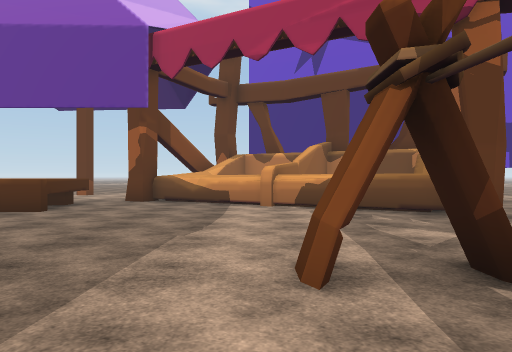
View 1 (above)

24 first-person views from a walk through a scene from a Unity 3-D project. The camera is 1.4 m above the floor, looks level and sees 70° across. The floor is counted in squares, 2 m on a side. Each view is taken from the middle of a square. On the plan, view 1 faces up. The plan holds only what a view shows up to about 11 squares ahead; the rest is blank. The place goes on beyond the plan. The player character is not drawn. Some surface patterns are stand-ins.

View 2
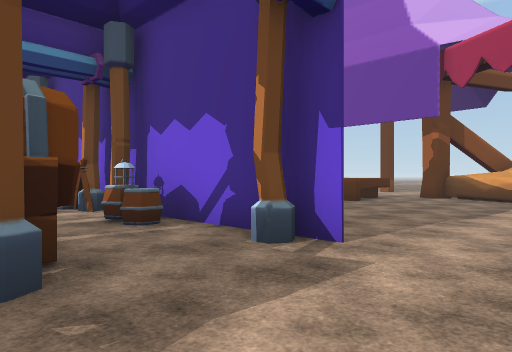

View 3
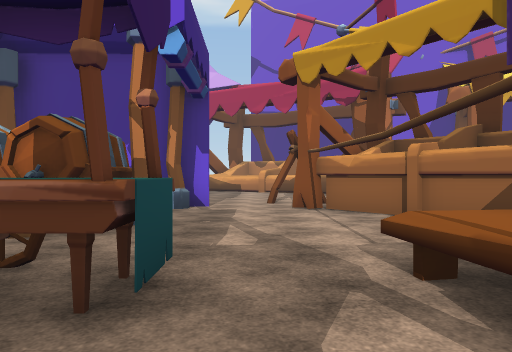

View 4
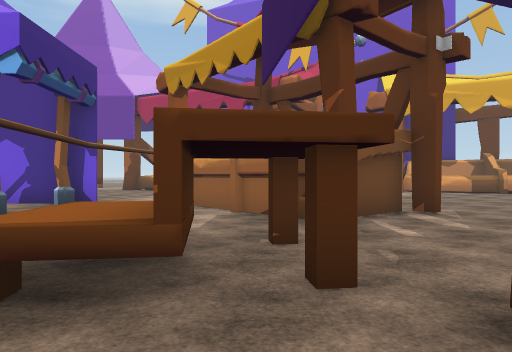

View 5
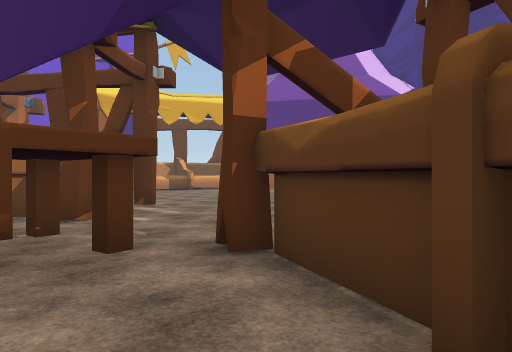

View 6
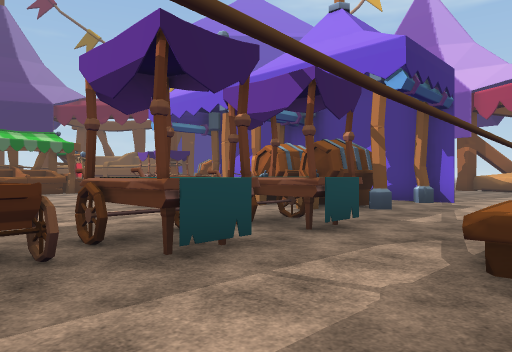

View 7
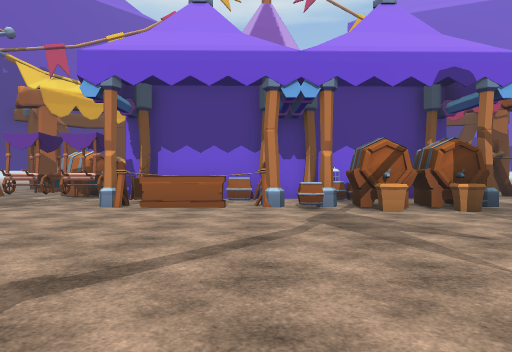

View 8
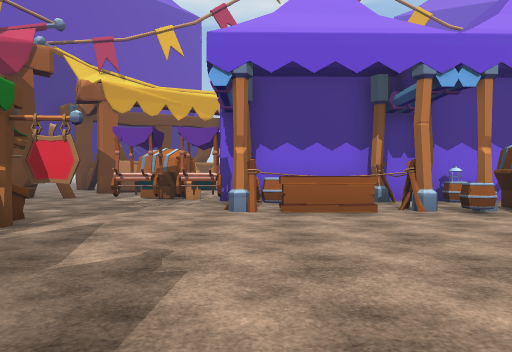

View 9
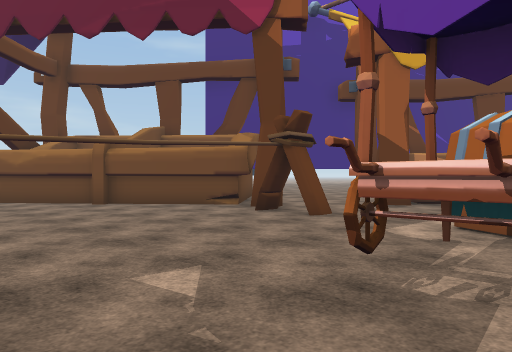

View 10
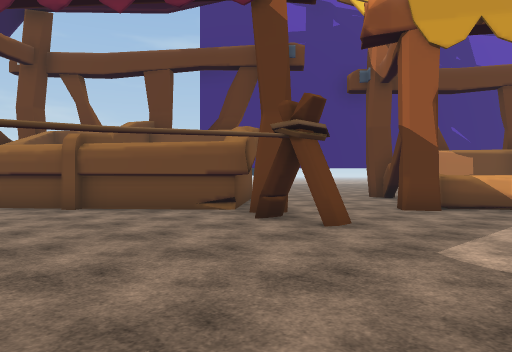

View 11
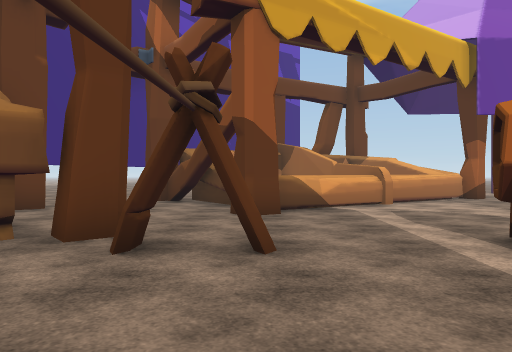

View 12
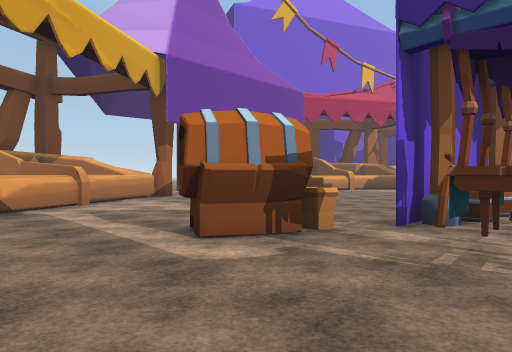

View 13
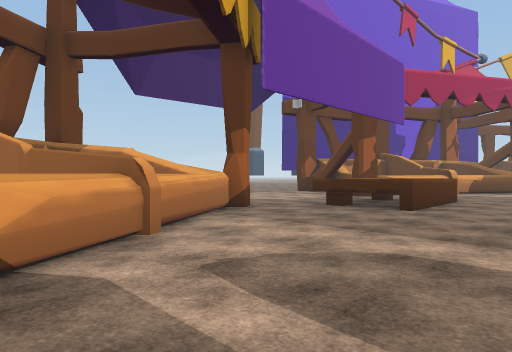

View 14
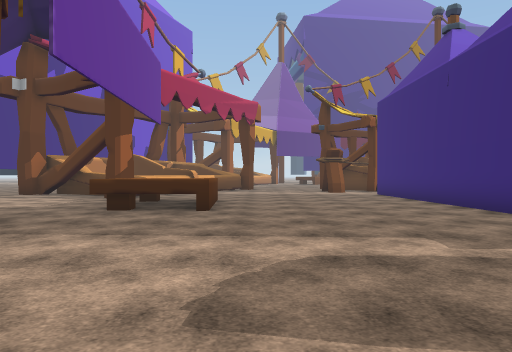

View 15
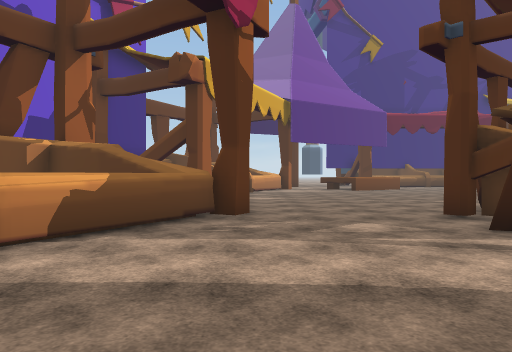

View 16
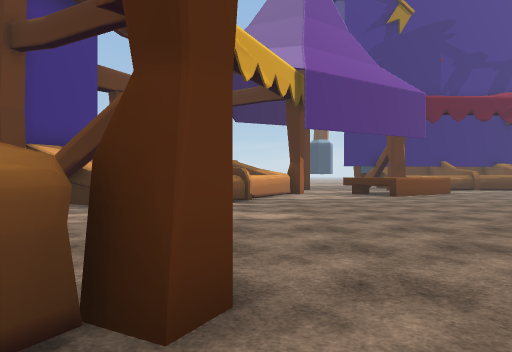

View 17
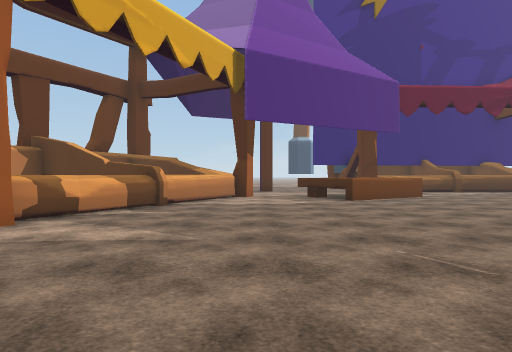

View 18
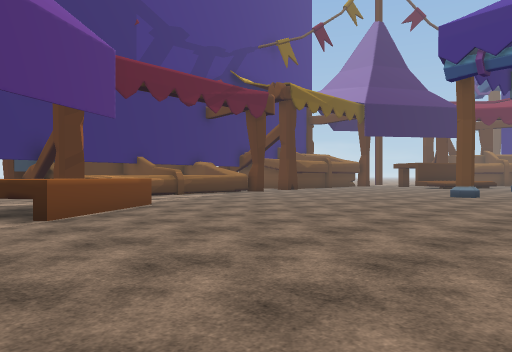

View 19
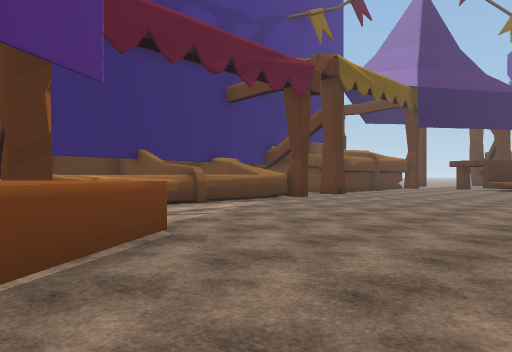

View 20
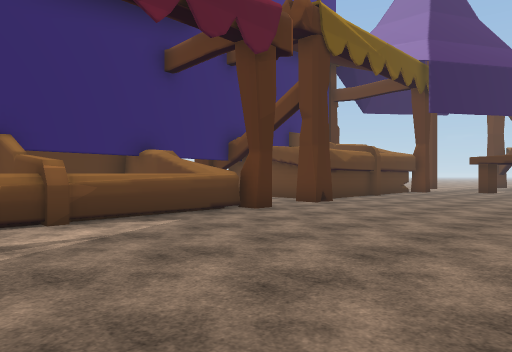

View 21
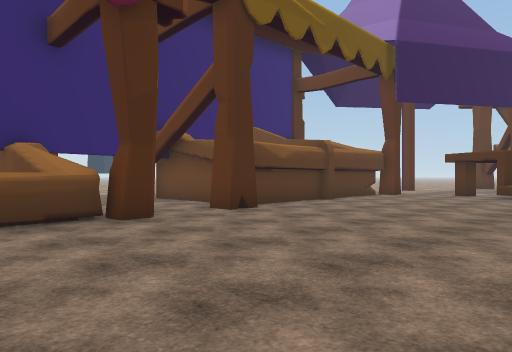

View 22
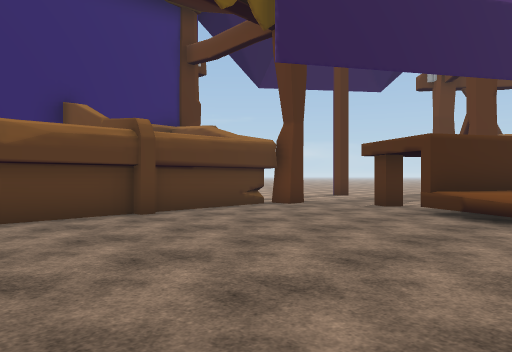

View 23
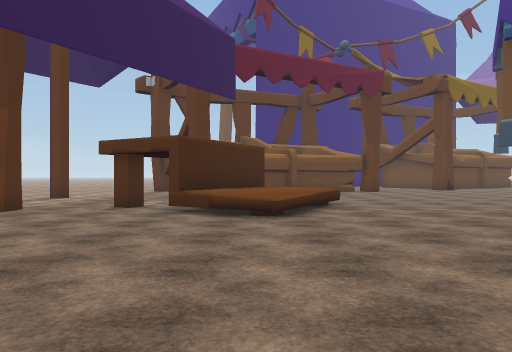

View 24
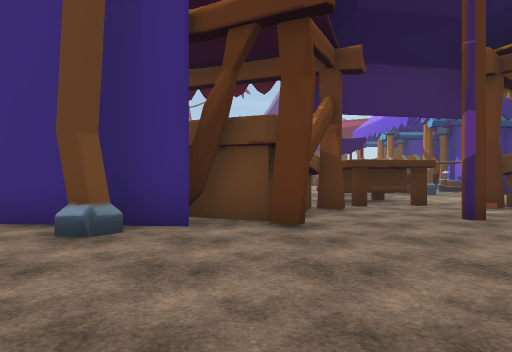

### Floor plan
Key: @ floor where view 1 was taken; # wall or solid block; x gap in a wall; . floor; = window, fence, low wall or low ledge; ^ raised ledge; B barrel; C cart.
Columns run from 23 left of view 1 to 23 right of it. Each row starts with its distance up from view 1.
 11             #  .....     ####     #
 10      #   #  ^^#.....#^^ #  ##   .##  #
  9     ###  ##^....^^^...^^#  # ....#   #
  8     ..#  ^^.....^ ^.....^^##....##  ##
  7   #....^^#......^^^.......^#.  ..####
  6   #....#...........................#^^
  5   #...................................^
  4   ##...................................
  3    #####..B......... ...#..............
  2   ##......B#........ .....#............
  1  ##.........##BBB#BB##..#### .........^^^....
  0 ##........C.C#BBB......@.##  .........^^^ ...
 -1 #.........CCC#..#=.BBB....####.........^^  ^
 -2    ..........#^^.BBBBB.....#.............  ^
 -3         ^^.........##......#...............^
 -4          ##..........^..#^...#.............^ #
 -5           ...........^^.^#.................###
 -6            ..........##.^^.#...............^
 -7            ..........^^....##.#............^
 -8             .........#C.. .###.............^###
 -9              . ...  CCC. ..####..... ......#..
-10                 .             #....  ..........
-11                               #.     ......#...
-12                               #      ......####
-13                                      .......#
-14                                     ........#
-15                                     ........#
-16                                    .........#
-17                                    .........#
-18                                   ....^.... #
-19                                  ....^^^...x.
-20                                 .....^^#.#...
-21                                 ....^^# .....
-22                                ...... #  ....
-23                                .....     ....

Where each view was taken, in squares from view 1:
view 1: 0 up, 0 right, facing up
view 2: 2 down, 1 right, facing up-left
view 3: 7 down, 0 right, facing up
view 4: 8 down, 3 right, facing up
view 5: 9 down, 2 right, facing up-right
view 6: 9 down, 2 right, facing up-left
view 7: 10 down, 7 left, facing up
view 8: 9 down, 10 left, facing up
view 9: 3 down, 12 left, facing up-left
view 10: 2 down, 13 left, facing up-left
view 11: 1 down, 16 left, facing up
view 12: 1 down, 16 left, facing up-right
view 13: 4 up, 15 left, facing up-right
view 14: 6 up, 15 left, facing right
view 15: 6 up, 3 left, facing right
view 16: 6 up, 2 right, facing right
view 17: 4 up, 4 right, facing right
view 18: 3 up, 8 right, facing down-right
view 19: 1 up, 12 right, facing down-right
view 20: 3 down, 14 right, facing down-right
view 21: 6 down, 14 right, facing down-right
view 22: 12 down, 14 right, facing down-right
view 23: 12 down, 15 right, facing down
view 24: 8 down, 12 right, facing left
